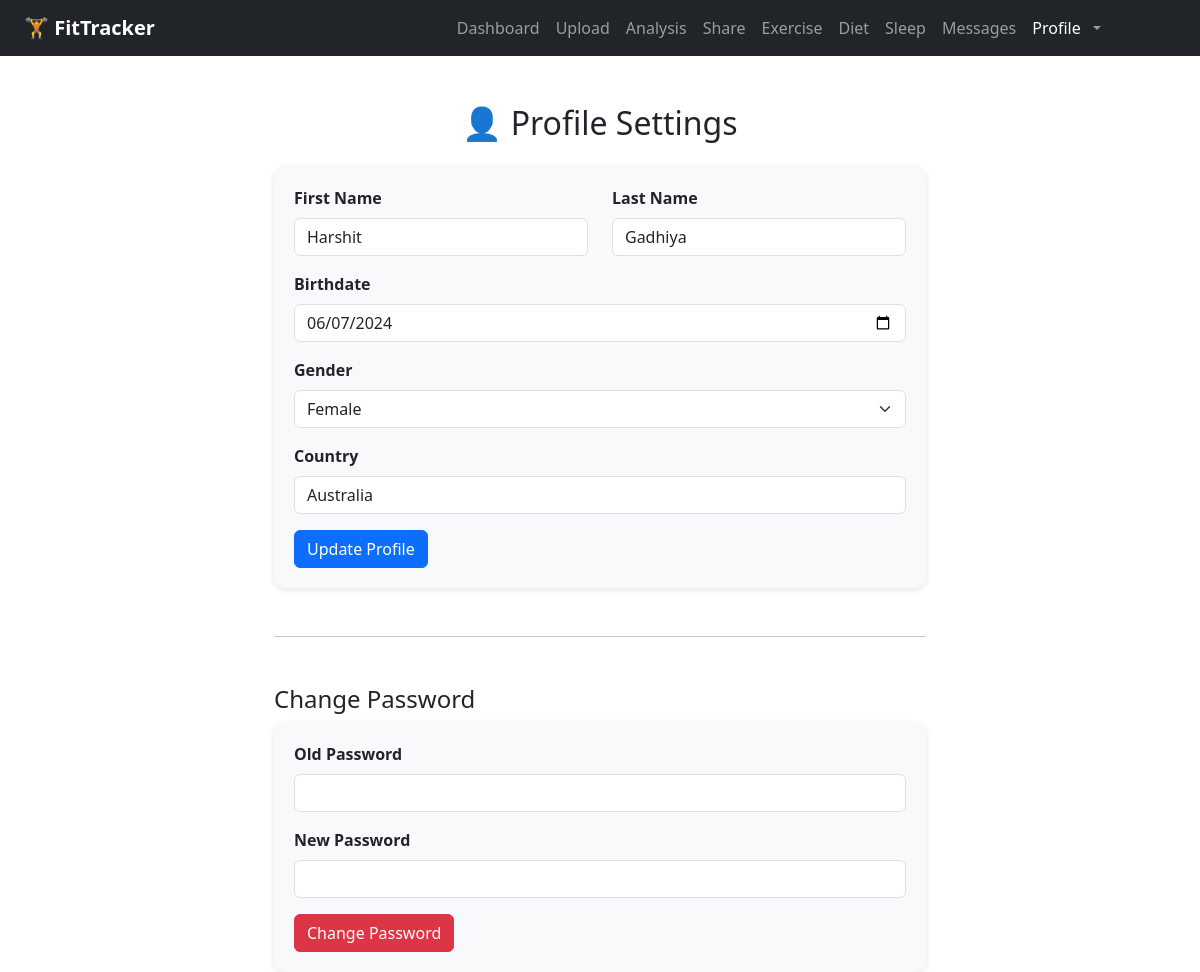
The app's page /profile (signed in), older data.
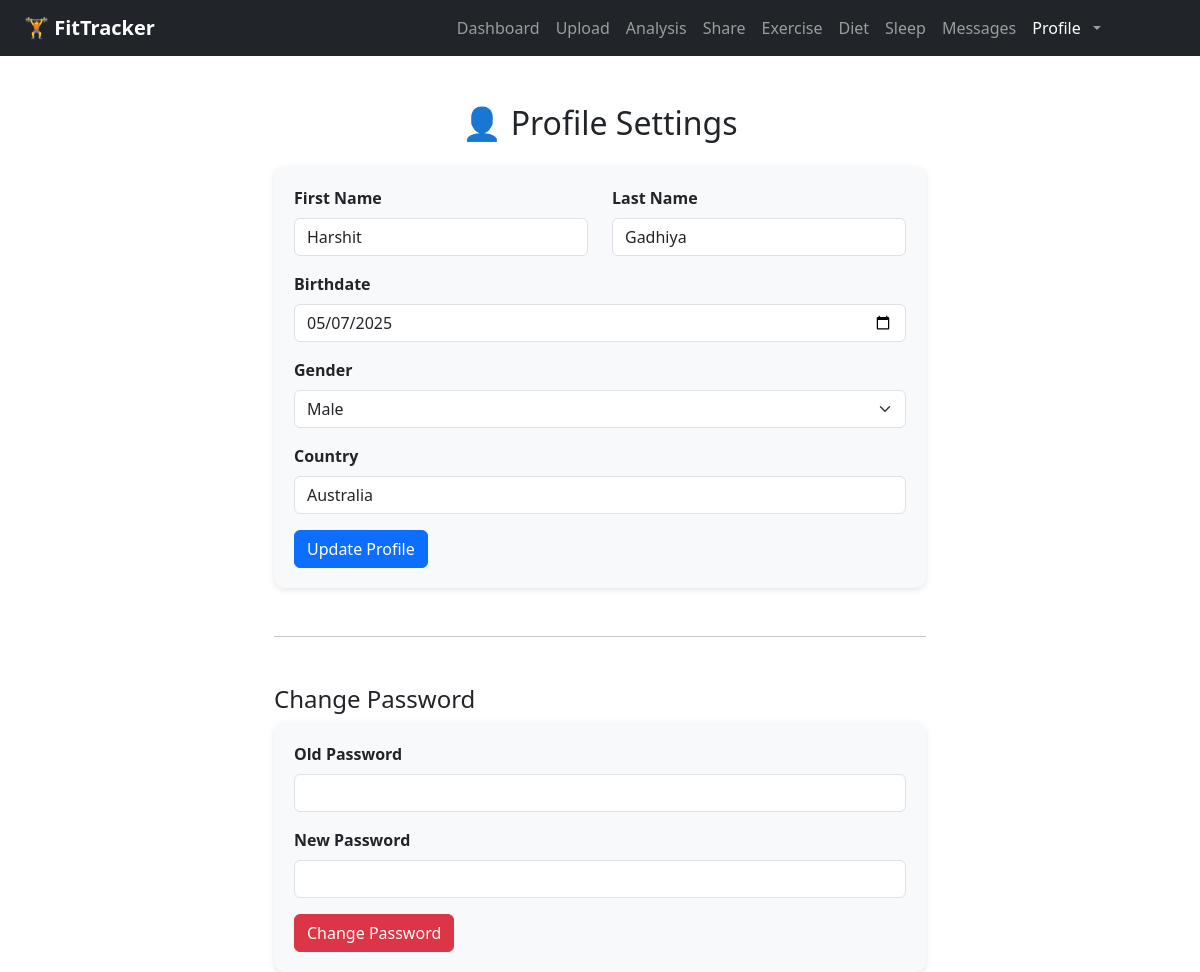
The same page, newer data.
### app/models.py (models this page shows)
class User(db.Model):
    id = db.Column(db.Integer, primary_key=True)
    first_name = db.Column(db.String(100))
    last_name = db.Column(db.String(100))
    email = db.Column(db.String(120), unique=True, nullable=False)
    password = db.Column(db.String(200), nullable=False)
    birthdate = db.Column(db.String(20))
    gender = db.Column(db.String(20))
    country = db.Column(db.String(100))
    exercise_entries = db.relationship("ExerciseEntry", backref="user", cascade="all, delete-orphan")
    diet_entries = db.relationship("DietEntry", backref="user", cascade="all, delete-orphan")
    sleep_entries = db.relationship("SleepEntry", backref="user", cascade="all, delete-orphan")

### app/routes.py (the view)
@main.route("/profile")
def profile():
    if "user_id" not in session:
        return redirect(url_for("main.login"))
    user = User.query.get(session["user_id"])
    return render_template("profile.html", user=user)

### app/__init__.py (called while the page is built)
def create_app(config_class=None):
    app = Flask(__name__)
    if config_class:
        app.config.from_object(config_class)
    else:
        app.config['SECRET_KEY'] = "super-secret-key"
        app.config['SQLALCHEMY_DATABASE_URI'] = 'sqlite:///tracker.db'
        app.config['SQLALCHEMY_TRACK_MODIFICATIONS'] = False
    db.init_app(app)
    migrate.init_app(app, db)  # Bind migrate after app is created
    print("current database config is：", app.config['SQLALCHEMY_DATABASE_URI'])
    from . import models
    @app.context_processor
    def inject_message_model():
        return dict(Message=models.Message)
    from .routes import main
    app.register_blueprint(main)
    return app

### app/templates/profile.html (shortened to what this page needs)
{% extends "base.html" %}
{% block content %}
<link rel="stylesheet" href="{{ url_for('static', filename='css/profile.css') }}">
<div class="container mt-5">
  <h2 class="text-center mb-4">👤 Profile Settings</h2>
  <form id="profileForm">
    <div class="row mb-3">
      <div class="col">
        <label class="form-label">First Name</label>
        <input type="text" class="form-control" name="first_name" value="{{ user.first_name }}">
      </div>
      <div class="col">
        <label class="form-label">Last Name</label>
        <input type="text" class="form-control" name="last_name" value="{{ user.last_name }}">
      </div>
    </div>
    <div class="mb-3">
      <label class="form-label">Birthdate</label>
      <input type="date" class="form-control" name="birthdate" value="{{ user.birthdate }}">
    </div>
    <div class="mb-3">
      <label class="form-label">Gender</label>
      <select class="form-select" name="gender">
        <option {{ 'selected' if user.gender == 'Male' }}>Male</option>
        <option {{ 'selected' if user.gender == 'Female' }}>Female</option>
      </select>
    </div>
    <div class="mb-3">
      <label class="form-label">Country</label>
      <input type="text" class="form-control" name="country" value="{{ user.country }}">
    </div>
    <button type="submit" class="btn btn-primary">Update Profile</button>
  </form>
  <hr class="my-5">
  <h4> Change Password</h4>
  <form id="passwordForm">
    <div class="mb-3">
      <label class="form-label">Old Password</label>
      <input type="password" class="form-control" name="old_password" required>
    </div>
    <div class="mb-3">
      <label class="form-label">New Password</label>
      <input type="password" class="form-control" name="new_password" required>
    </div>
    <button type="submit" class="btn btn-danger">Change Password</button>
  </form>
</div>
{% endblock %}

Row changes from the older to the newer data that the page shows:
changed User "Harshit": birthdate "06/07/2024" → "05/07/2025"
Text that changed along with them:
form field gender: "Female" → "Male"
